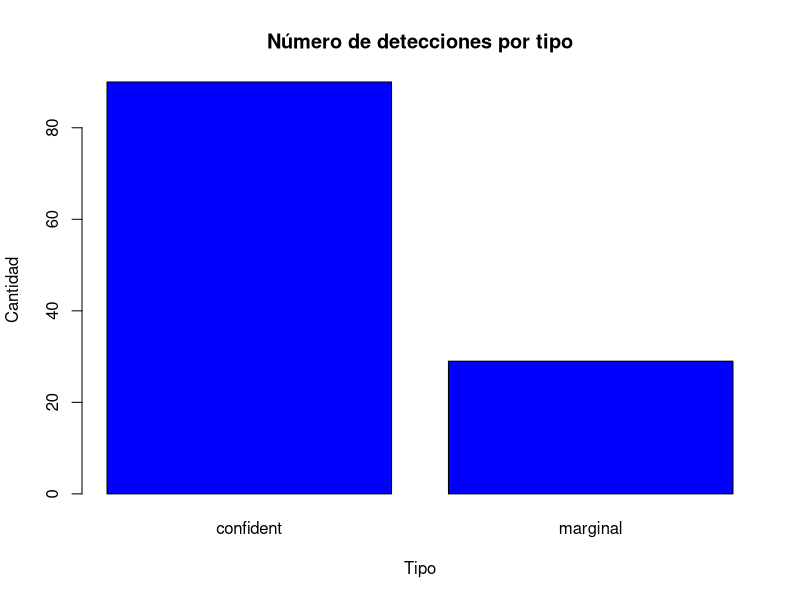
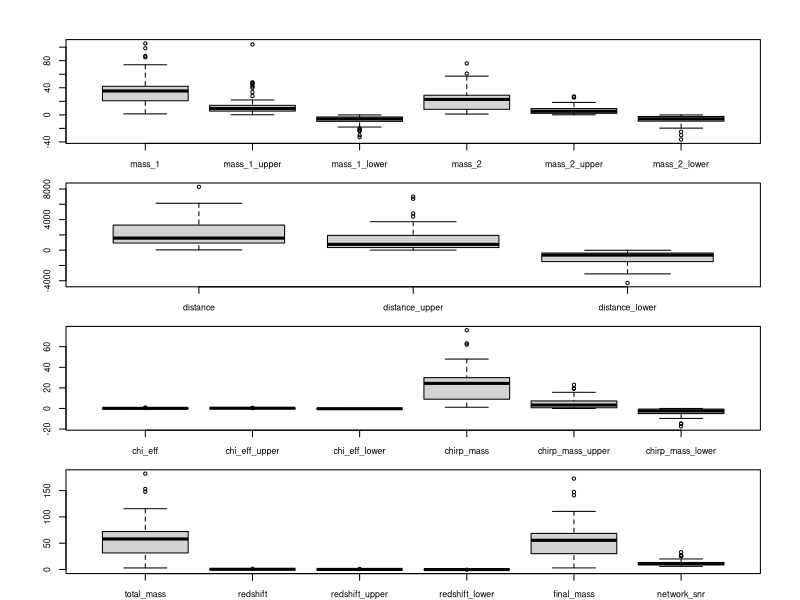

Here is the R script that generated these plots, in order:
## ---- chunk 1
knitr::opts_chunk$set(echo = TRUE)
## ---- chunk 2
# https://cran.r-project.org/web/packages/ggplot2/index.html
if (!require('ggplot2')) install.packages('ggplot2'); library('ggplot2')
# https://cran.r-project.org/web/packages/dplyr/index.html
if (!require('dplyr')) install.packages('dplyr'); library('dplyr')
## ---- chunk 3
dataset <- read.csv('../dataset/detecciones_ondas_gravitacionales.csv',                             stringsAsFactors = FALSE)
filas=dim(dataset)[1]
## ---- chunk 4
str(dataset)
## ---- chunk 5
 dataset$false_alarm_rate <- as.numeric(dataset$false_alarm_rate)
 dataset$p_astro <- as.numeric(dataset$p_astro)
 dataset$final_mass <- as.numeric(dataset$final_mass)

## ---- chunk 6
dataset$fecha <- as.POSIXct(dataset$gps, origin="1980-01-06", tz="UTC")
## ---- chunk 7
library(stringr)
dataset$tipo <- ifelse(str_detect(dataset$release, "confident"), "confident", "marginal")
## ---- chunk 8
plot(factor(dataset$tipo),main="Número de detecciones por tipo",xlab="Tipo"
     , ylab="Cantidad",col = "blue")
## ---- chunk 9
# Eliminamos las filas de las ondas gravitacionales no confirmadas
dt_confident <- dataset[dataset$tipo!='marginal',]
## ---- chunk 10
summary(dt_confident)
## ---- chunk 11
colSums(is.na(dt_confident))
## ---- chunk 12
# Tomamos los registros con valores NA
vacios <- which(is.na(dt_confident$final_mass)) 

# Generamos nuestro modelo de regresión lineal
modelo_fm <- lm(final_mass ~ mass_1+mass_2+chirp_mass, data=dt_confident)

# Evaluamos el modelo
summary(modelo_fm)

## ---- chunk 13
# Rellenamos los datos
dt_confident$final_mass[vacios] <- predict(modelo_fm, 
                                           newdata=dt_confident[vacios,c(34,5,8,23)] )

# Redondeamos a dos decimales
dt_confident$final_mass[vacios] <- round(dt_confident$final_mass[vacios],2)
## ---- chunk 14
# Tomamos los registros con valores NA
vacios <- which(is.na(dt_confident$total_mass)) 

# Generamos nuestro modelo de regresión lineal
modelo_tm <- lm(total_mass ~ chirp_mass+chi_eff+final_mass, data=dt_confident)

# Evaluamos el modelo
summary(modelo_tm)
## ---- chunk 15
# Rellenamos los datos
dt_confident$total_mass[vacios] <- predict(modelo_tm, 
                                           newdata=dt_confident[vacios,c(20,23,17,34)] )

# Redondeamos a dos decimales
dt_confident$total_mass[vacios] <- round(dt_confident$total_mass[vacios],2)
## ---- chunk 16
# Eliminar columnas del dataframe
columnas_borrar <- c("version","release","gps","detector_frame_chirp_mass",
                     "detector_frame_chirp_mass_upper",
                     "detector_frame_chirp_mass_lower", "tipo",
                     "network_snr_upper","network_snr_lower",
                     "final_mass_upper","final_mass_lower","total_mass_upper",
                     "total_mass_lower","false_alarm_rate","p_astro")

ondas_g <- dt_confident[ , !(names(dt_confident) %in% columnas_borrar)]

head(ondas_g,5)
## ---- chunk 17
ondas_g_num <- ondas_g %>% select(-name, -fecha)

# Creamos un panel de 4x1
par(mfrow = c(4,1), mar = c(1,5,2,2), oma = c(1,0,1,1))

# Creamos una lista de variables para representar en cada panel
vars <- list(c("mass_1", "mass_1_upper", "mass_1_lower", "mass_2",
               "mass_2_upper", "mass_2_lower"), 
             c("distance", "distance_upper", "distance_lower"), 
             c("chi_eff", "chi_eff_upper", "chi_eff_lower", "chirp_mass",
               "chirp_mass_upper", "chirp_mass_lower"), 
             c("total_mass", "redshift", "redshift_upper", "redshift_lower",
               "final_mass", "network_snr"))

# Iteramos y creamos un boxplot por cada grupo de variables
for (i in 1:4) {
  boxplot(ondas_g_num[, vars[[i]]], cex.axis=0.8)
}
